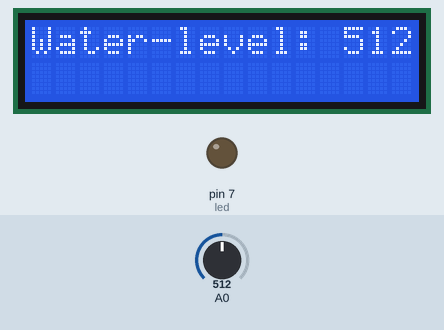
Simulated run of this sketch. Board: Arduino Uno, built with avr-gcc and run on an emulated ATmega328P. Parts: 16×2 character LCD, output pins drawn as LEDs (lit = HIGH). The inputs (shaded band) are chosen by the test bench; at power-on: A0 = 512. What the sketch prints to the serial monitor is not drawn.

Above: at 1.2 s.
1.3 s: A0 set to 165
At 5.8 s:
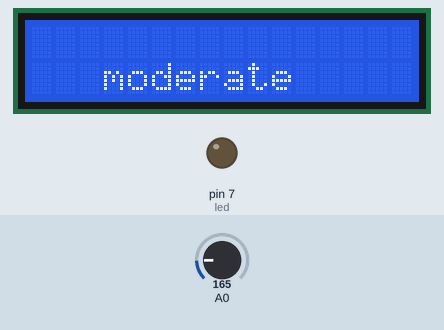
7.5 s: A0 set to 134
At 11.8 s:
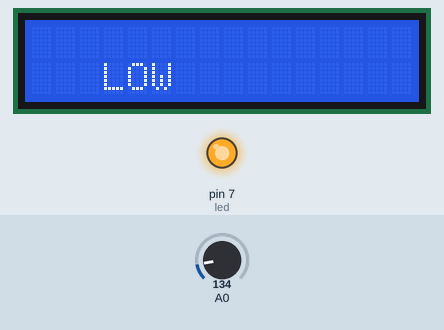
14.5 s: A0 set to 2
At 16.7 s:
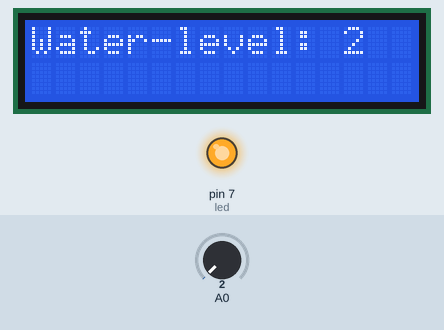
18.4 s: A0 set to 0
At 23.8 s:
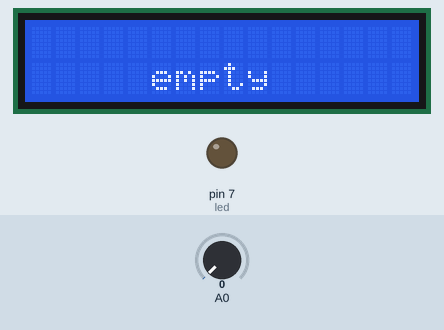
Timing chart, 0 to 25.3 s (numbered marks = the images above; inputs shaded):
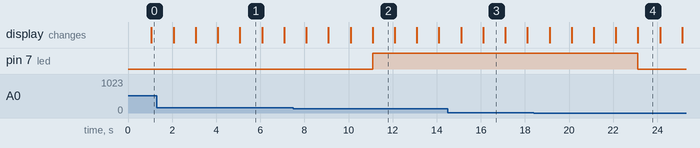

The sketch:

Waterlevel-Sensor.ino
```cpp
#include<LiquidCrystal.h>
LiquidCrystal lcd(10,11,12,13,9,8);
int led=7;
int led1=6;
int led2=5;

void setup() {
  pinMode(led,OUTPUT);
  Serial.begin(9600);
  lcd.begin(16,2);
}

void loop() {
  int value=analogRead(A0);
  //value=value/2;
  Serial.print("Water:");
  Serial.println(value);
  lcd.setCursor(0,0);
  lcd.print("Water-level:");
  delay(1000);
  lcd.setCursor(13,0);
  lcd.print(value);
  delay(1000);
  lcd.clear();

  if(value==0)
  {

    digitalWrite(led,LOW);
    lcd.setCursor(5,1);
    lcd.print("empty");
    delay(1000);
    lcd.clear();
    digitalWrite(led1,LOW);
    digitalWrite(led2,LOW);
  }
  else if(value>0 && value<=150)
  {
    digitalWrite(led,HIGH);
    lcd.setCursor(3,1);
    lcd.print("LOW");
    delay(1000);
    lcd.clear();
    digitalWrite(led1,LOW);
    digitalWrite(led2,LOW);
  }
  else if(value<=270)
  {

    digitalWrite(led1,HIGH);

    lcd.setCursor(3,1);
    lcd.print("moderate");
    delay(1000);
    lcd.clear();
    digitalWrite(led,LOW);
    digitalWrite(led2,LOW);
  }
  else
  {
    digitalWrite(led2,HIGH);
    lcd.setCursor(3,1);
    lcd.print("High");
    delay(1000);
    lcd.clear();
    digitalWrite(led,LOW);
    digitalWrite(led1,LOW);
  }
}
```

Measured:
- the behaviour switches between 151 and 150 on A0 (found by bisection; images 1 and 2)
- the behaviour switches between 1 and 0 on A0 (found by bisection; images 3 and 4)
- after the input at 7.5 s, pin 7 (led): LOW → HIGH after 3.6 s
- after the input at 18.4 s, pin 7 (led): HIGH → LOW after 4.7 s
- what the display in image 1 shows lasts 1.0 s, from 5.1 s to 6.1 s
